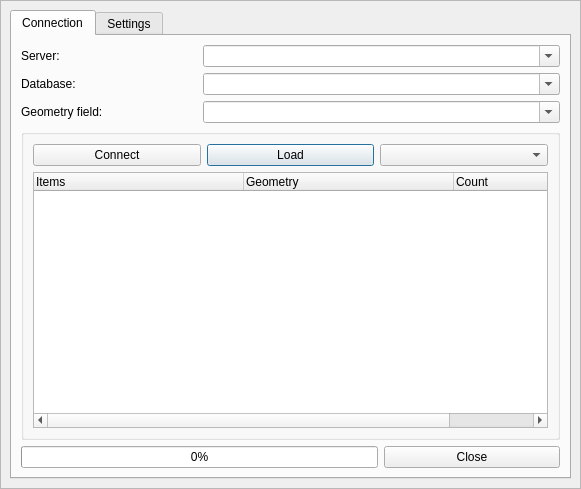
<?xml version="1.0" encoding="UTF-8"?>
<ui version="4.0">
 <class>loadMongoDBDialogBase</class>
 <widget class="QDialog" name="loadMongoDBDialogBase">
  <property name="geometry">
   <rect>
    <x>0</x>
    <y>0</y>
    <width>581</width>
    <height>489</height>
   </rect>
  </property>
  <property name="windowTitle">
   <string>Load MongoDB Points</string>
  </property>
  <layout class="QGridLayout" name="gridLayout_2">
   <property name="leftMargin">
    <number>0</number>
   </property>
   <property name="topMargin">
    <number>0</number>
   </property>
   <property name="rightMargin">
    <number>0</number>
   </property>
   <property name="bottomMargin">
    <number>0</number>
   </property>
   <item row="0" column="0">
    <widget class="QScrollArea" name="scrollArea">
     <property name="widgetResizable">
      <bool>true</bool>
     </property>
     <widget class="QWidget" name="scrollAreaWidgetContents">
      <property name="geometry">
       <rect>
        <x>0</x>
        <y>0</y>
        <width>579</width>
        <height>487</height>
       </rect>
      </property>
      <layout class="QGridLayout" name="gridLayout_3">
       <item row="0" column="0">
        <widget class="QTabWidget" name="tabWidget">
         <property name="enabled">
          <bool>true</bool>
         </property>
         <property name="currentIndex">
          <number>0</number>
         </property>
         <widget class="QWidget" name="tab">
          <attribute name="title">
           <string>Connection</string>
          </attribute>
          <layout class="QGridLayout" name="gridLayout">
           <item row="0" column="0">
            <widget class="QLabel" name="label_5">
             <property name="text">
              <string>Server:</string>
             </property>
            </widget>
           </item>
           <item row="1" column="0">
            <widget class="QLabel" name="label_3">
             <property name="text">
              <string>Database:</string>
             </property>
            </widget>
           </item>
           <item row="2" column="0">
            <widget class="QLabel" name="label_6">
             <property name="text">
              <string>Geometry field:</string>
             </property>
            </widget>
           </item>
           <item row="3" column="0" colspan="3">
            <widget class="QGroupBox" name="groupBox">
             <property name="title">
              <string/>
             </property>
             <property name="alignment">
              <set>Qt::AlignCenter</set>
             </property>
             <property name="flat">
              <bool>false</bool>
             </property>
             <layout class="QGridLayout" name="gridLayout_4">
              <item row="1" column="0" colspan="3">
               <widget class="QTreeWidget" name="listCol">
                <property name="sizePolicy">
                 <sizepolicy hsizetype="Expanding" vsizetype="Expanding">
                  <horstretch>0</horstretch>
                  <verstretch>0</verstretch>
                 </sizepolicy>
                </property>
                <attribute name="headerDefaultSectionSize">
                 <number>210</number>
                </attribute>
                <attribute name="headerMinimumSectionSize">
                 <number>200</number>
                </attribute>
                <attribute name="headerStretchLastSection">
                 <bool>false</bool>
                </attribute>
                <column>
                 <property name="text">
                  <string>Items</string>
                 </property>
                </column>
                <column>
                 <property name="text">
                  <string notr="true">Geometry</string>
                 </property>
                 <property name="toolTip">
                  <string notr="true"/>
                 </property>
                 <property name="statusTip">
                  <string notr="true"/>
                 </property>
                 <property name="whatsThis">
                  <string notr="true"/>
                 </property>
                </column>
                <column>
                 <property name="text">
                  <string>Count</string>
                 </property>
                </column>
               </widget>
              </item>
              <item row="0" column="1">
               <widget class="QPushButton" name="load_collection">
                <property name="text">
                 <string>Load</string>
                </property>
               </widget>
              </item>
              <item row="0" column="0">
               <widget class="QPushButton" name="createFile">
                <property name="text">
                 <string>Connect</string>
                </property>
               </widget>
              </item>
              <item row="0" column="2">
               <widget class="QComboBox" name="load_field">
                <property name="editable">
                 <bool>false</bool>
                </property>
               </widget>
              </item>
             </layout>
            </widget>
           </item>
           <item row="4" column="0" colspan="2">
            <widget class="QProgressBar" name="progressBar">
             <property name="value">
              <number>0</number>
             </property>
            </widget>
           </item>
           <item row="4" column="2">
            <widget class="QPushButton" name="Close_button">
             <property name="text">
              <string>Close</string>
             </property>
            </widget>
           </item>
           <item row="0" column="1" colspan="2">
            <widget class="QComboBox" name="serverName">
             <property name="editable">
              <bool>true</bool>
             </property>
            </widget>
           </item>
           <item row="1" column="1" colspan="2">
            <widget class="QComboBox" name="dbName">
             <property name="editable">
              <bool>true</bool>
             </property>
            </widget>
           </item>
           <item row="2" column="1" colspan="2">
            <widget class="QComboBox" name="geom_field">
             <property name="editable">
              <bool>true</bool>
             </property>
            </widget>
           </item>
          </layout>
         </widget>
         <widget class="QWidget" name="tab_2">
          <attribute name="title">
           <string>Settings</string>
          </attribute>
          <layout class="QGridLayout" name="gridLayout_5">
           <item row="0" column="0" rowspan="2" colspan="2">
            <widget class="QListWidget" name="view_all">
             <property name="enabled">
              <bool>false</bool>
             </property>
            </widget>
           </item>
           <item row="2" column="0">
            <widget class="QPushButton" name="view_button">
             <property name="enabled">
              <bool>false</bool>
             </property>
             <property name="text">
              <string>View</string>
             </property>
            </widget>
           </item>
           <item row="2" column="1">
            <widget class="QPushButton" name="distinct_button">
             <property name="enabled">
              <bool>false</bool>
             </property>
             <property name="text">
              <string>Distinct</string>
             </property>
            </widget>
           </item>
           <item row="2" column="2">
            <widget class="QPushButton" name="set_button">
             <property name="enabled">
              <bool>false</bool>
             </property>
             <property name="text">
              <string>Set</string>
             </property>
            </widget>
           </item>
           <item row="0" column="2" rowspan="2">
            <widget class="QListWidget" name="view_distinct">
             <property name="enabled">
              <bool>false</bool>
             </property>
            </widget>
           </item>
          </layout>
         </widget>
        </widget>
       </item>
      </layout>
     </widget>
    </widget>
   </item>
  </layout>
 </widget>
 <tabstops>
  <tabstop>serverName</tabstop>
  <tabstop>dbName</tabstop>
  <tabstop>geom_field</tabstop>
  <tabstop>createFile</tabstop>
  <tabstop>load_collection</tabstop>
  <tabstop>listCol</tabstop>
  <tabstop>Close_button</tabstop>
 </tabstops>
 <resources/>
 <connections>
  <connection>
   <sender>Close_button</sender>
   <signal>clicked()</signal>
   <receiver>loadMongoDBDialogBase</receiver>
   <slot>close()</slot>
   <hints>
    <hint type="sourcelabel">
     <x>337</x>
     <y>254</y>
    </hint>
    <hint type="destinationlabel">
     <x>134</x>
     <y>68</y>
    </hint>
   </hints>
  </connection>
 </connections>
</ui>
